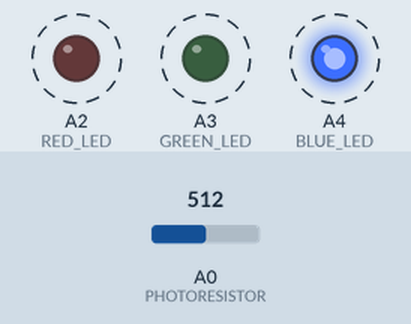
Simulated run of this sketch. Board: Arduino Uno, built with avr-gcc and run on an emulated ATmega328P. On the bench: output pins drawn as LEDs (lit = HIGH). Dashed ring = blinking. The inputs (shaded band) are chosen by the test bench; at power-on: A0 (PHOTORESISTOR) = 512. What the sketch prints to the serial monitor is not drawn.

Above: at 4.26 s.
4.3 s: A0 (PHOTORESISTOR) set to 716
Timing chart, 0 to 13.3 s (numbered marks = the images above; inputs shaded):
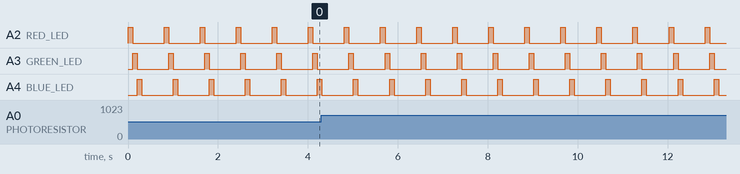

Measured:
- by itself, A2 (RED_LED), A3 (GREEN_LED), A4 (BLUE_LED): alternates HIGH for 0.10 s and LOW for 0.70 s

The sketch:

Color.ino
```cpp
#define PHOTORESISTOR A0
#define RED_LED A2
#define GREEN_LED A3
#define BLUE_LED A4

int redValue, greenValue, blueValue;
float r_filtered, g_filtered, b_filtered;

void setup() {
    pinMode(PHOTORESISTOR, INPUT);
    pinMode(RED_LED, OUTPUT);
    pinMode(GREEN_LED, OUTPUT);
    pinMode(BLUE_LED, OUTPUT);
    Serial.begin(9600);
}

void loop() {
    // Measure red reflection
    setColor(HIGH, LOW, LOW);
    delay(100);
    redValue = analogRead(PHOTORESISTOR);


    // Measure green reflection
    setColor(LOW, HIGH, LOW);
    delay(100);
    greenValue = analogRead(PHOTORESISTOR);

    // Measure blue reflection
    setColor(LOW, LOW, HIGH);
    delay(100);
    blueValue = analogRead(PHOTORESISTOR);

    // Turn off LED before processing
    setColor(LOW, LOW, LOW);

    r_filtered = map(1023 - redValue, 0, 1023, 0, 255);
    g_filtered = floor(map(1023 - greenValue, 0, 1023, 0, 255) * 1.04);
    b_filtered = floor(map(1023 - blueValue, 0, 1023, 0, 255) * 1.42);

    Serial.print("R: ");
    Serial.print(r_filtered);
    Serial.print(" G: ");
    Serial.print(g_filtered);
    Serial.print(" B: ");
    Serial.println(b_filtered);

    if (r_filtered > g_filtered && r_filtered > b_filtered)
    {
      Serial.println("recognized color: red");
    }
    else if (g_filtered > r_filtered && g_filtered > b_filtered)
    {
      Serial.println("recognized color: green");
    }
    else if (b_filtered > g_filtered && b_filtered > r_filtered)
    {
      Serial.println("recognized color: blue");
    }
    delay(500);
}

// Helper function to set the LED color
void setColor(bool r, bool g, bool b) {
    digitalWrite(RED_LED, r);
    digitalWrite(GREEN_LED, g);
    digitalWrite(BLUE_LED, b);
}
```
